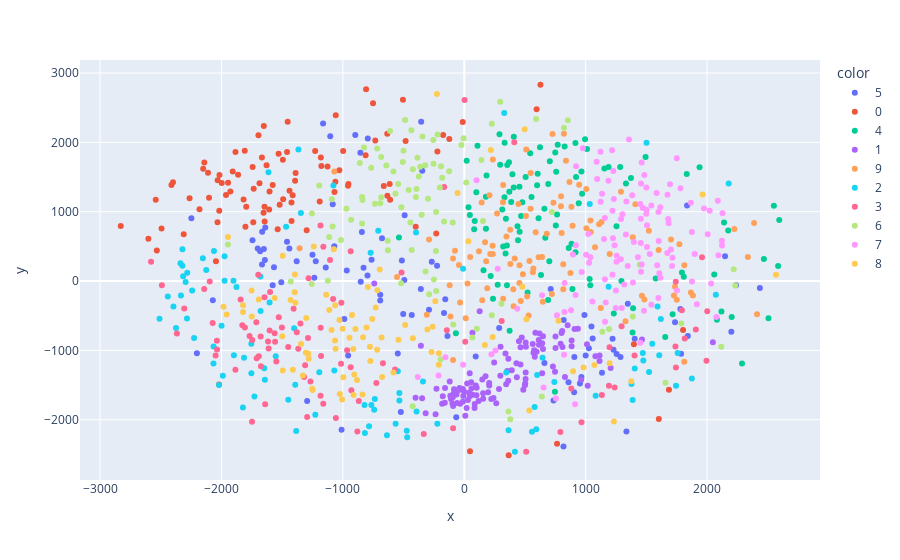

Notebook code cell kept with this figure:
### Code cell
mds = MDS(n_components=2, n_init=10, n_jobs=-1, random_state=42)
X_embedded = mds.fit_transform(X[:1000])    
fig = px.scatter(X_embedded, x=X_embedded[:, 0], y=X_embedded[:, 1], color=y[:1000])
fig.show()
